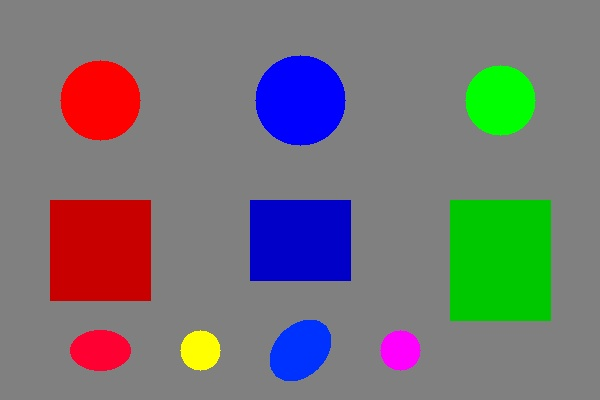
#> input picture test_images/original/images/color_test.jpg, 600 x 400 px
$ python color_detection.py
#> lines starting #> are read from the running program, lines starting #| are printed output that depends on the picture; after the words box and inside, x2 and y2 are one past the last pixel; in counts of white or black regions, pixels touching at a corner belong together
### src/utils.py
"""
公共工具模块
提供图像读取、保存、创建对比图等通用功能
"""

import cv2
import os
import numpy as np


def read_image(path):
    """
    安全读取图片文件（支持中文路径）
    :param path: 图片路径
    :return: BGR格式的numpy数组，读取失败返回None
    """
    if not os.path.exists(path):
        print(f"[错误] 图片不存在: {path}")
        return None
    # 使用numpy读取字节流并通过cv2.imdecode解码，避免中文路径问题
    image = cv2.imdecode(np.fromfile(path, dtype=np.uint8), cv2.IMREAD_COLOR)
#> image is the input picture: shape (400, 600, 3); mean B, G, R 118, 115.9, 118.3
    if image is None:
        print(f"[错误] 无法读取图片: {path}")
        return None
    return image


def save_image(path, image):
    """
    保存图片到指定路径（支持中文路径）
    :param path: 保存路径
    :param image: 要保存的图像
    :return: 是否保存成功
    """
    if image is None:
        print(f"[保存失败] 图像为空: {path}")
        return False
    directory = os.path.dirname(path)
    if directory and not os.path.exists(directory):
        os.makedirs(directory, exist_ok=True)
    # 使用imencode+tofile方式保存，兼容中文路径
    ext = os.path.splitext(path)[1].lower()
    encode_params = [cv2.IMWRITE_JPEG_QUALITY, 95] if ext in ('.jpg', '.jpeg') else []
    success, encoded = cv2.imencode(ext, image, encode_params)
    if success:
        encoded.tofile(path)
        print(f"[保存成功] {path}")
        return True
    else:
        print(f"[保存失败] {path}")
        return False


def create_comparison_image(images, titles, cols=2):
    """
    将多张图片按网格拼接成对比图
    :param images: 图像列表
    :param titles: 每张图像的标题列表
    :param cols: 每行显示的列数
    :return: 拼接后的对比图
    """
    n = len(images)
    rows = (n + cols - 1) // cols

    # 统一图像尺寸
    target_h, target_w = 0, 0
    for img in images:
        h, w = img.shape[:2]
        target_h = max(target_h, h)
        target_w = max(target_w, w)

    canvas = np.zeros((rows * target_h, cols * target_w, 3), dtype=np.uint8)
    font = cv2.FONT_HERSHEY_SIMPLEX

    for i, (img, title) in enumerate(zip(images, titles)):
        row = i // cols
        col = i % cols

        # 统一为3通道
        if len(img.shape) == 2:
            img_color = cv2.cvtColor(img, cv2.COLOR_GRAY2BGR)
        else:
            img_color = img.copy()

        # 等比例缩放
        ih, iw = img_color.shape[:2]
        scale = min(target_w / iw, target_h / ih)
        new_w, new_h = int(iw * scale), int(ih * scale)
        resized = cv2.resize(img_color, (new_w, new_h))

        # 居中放置
        y_offset = (target_h - new_h) // 2
        x_offset = (target_w - new_w) // 2
        canvas[row * target_h + y_offset: row * target_h + y_offset + new_h,
               col * target_w + x_offset: col * target_w + x_offset + new_w] = resized

        # 绘制标题背景条（深灰色半透明），保证任何背景上标题都清晰
        text_size, _ = cv2.getTextSize(title, font, 0.7, 2)
        tw, th = text_size
        bar_h = th + 16
        bar_x1 = col * target_w
        bar_y1 = row * target_h
        bar_x2 = min(canvas.shape[1], bar_x1 + tw + 20)
        bar_y2 = min(canvas.shape[0], bar_y1 + bar_h)
        cv2.rectangle(canvas, (bar_x1, bar_y1), (bar_x2, bar_y2), (40, 40, 40), -1)
        # 添加标题（黄色字体+黑色描边）
        title_pos = (bar_x1 + 10, bar_y1 + th + 5)
        cv2.putText(canvas, title, title_pos, font, 0.7, (0, 0, 0), 4)  # 黑色描边
        cv2.putText(canvas, title, title_pos, font, 0.7, (0, 255, 255), 2)  # 黄色字体

    return canvas

### src/task2_color_detection/color_detection.py
"""
任务二：颜色阈值色块识别
实现功能：
1. 基于HSV颜色空间实现红/蓝色目标分割
2. 使用形态学腐蚀、膨胀去除噪点
3. 筛选有效目标轮廓并标注坐标、面积信息
4. 输出处理过程和最终识别结果对比图
"""

import cv2
import os
import sys
import numpy as np

sys.path.append(os.path.join(os.path.dirname(__file__), '..', '..'))
from src.utils import read_image, save_image, create_comparison_image


# HSV颜色空间中红色和蓝色的阈值范围
# 参考：OpenCV官方HSV颜色空间文档 https://docs.opencv.org/4.x/df/d9d/tutorial_py_colorspaces.html
COLOR_RANGES = {
    'red': [
        # 红色在HSV中跨越0度/360度边界，需要两段范围
        {'lower': np.array([0, 120, 100]), 'upper': np.array([10, 255, 255])},
        {'lower': np.array([160, 120, 100]), 'upper': np.array([180, 255, 255])}
    ],
    'blue': [
        {'lower': np.array([100, 120, 100]), 'upper': np.array([130, 255, 255])}
    ]
}


def hsv_color_threshold(image, color_name):
    """
    在HSV空间中对指定颜色进行阈值分割
    :param image: BGR格式彩色图像
    :param color_name: 颜色名称 'red' 或 'blue'
    :return: 二值化掩码图，目标区域为白色255
    """
#> called with color_name = 'red'
    hsv = cv2.cvtColor(image, cv2.COLOR_BGR2HSV)
#> hsv: shape (400, 600, 3); mean H, S, V 23.1, 58, 149.1
    mask = np.zeros(hsv.shape[:2], dtype=np.uint8)
    for rng in COLOR_RANGES.get(color_name, []):
        mask = cv2.bitwise_or(mask, cv2.inRange(hsv, rng['lower'], rng['upper']))
#> this loop made 2 passes
#> pass 1, in hsv_color_threshold, `mask = cv2.bitwise_or(mask, cv2.inRange(hsv, rng['lower'], rng['upper'..`:
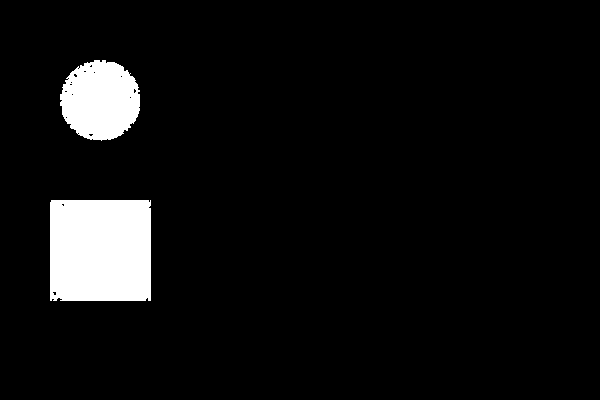
#> mask: shape (400, 600); 6.3% white; 2 white regions, box (x1, y1, x2, y2) and area: (50, 200, 151, 301) 10166, (60, 60, 140, 141) 4995
    return mask


def morphological_process(mask, kernel_size=5, iterations=2):
    """
    形态学处理：先腐蚀去除小噪点，再膨胀恢复目标区域
    :param mask: 二值掩码图
    :param kernel_size: 结构元素大小
    :param iterations: 迭代次数
    :return: 处理后的掩码图
    """
#> called with kernel_size = 5, iterations = 2
    kernel = cv2.getStructuringElement(cv2.MORPH_RECT, (kernel_size, kernel_size))
    # 开运算：先腐蚀后膨胀，去除噪点并平滑边界
    opened = cv2.morphologyEx(mask, cv2.MORPH_OPEN, kernel, iterations=iterations)
#> opened: shape (400, 600); 7.2% white; 3 white regions
    # 闭运算：先膨胀后腐蚀，填补小孔洞
    closed = cv2.morphologyEx(opened, cv2.MORPH_CLOSE, kernel, iterations=iterations)
    return closed


def detect_color_targets(image, color_name, min_area=200):
    """
    检测图像中指定颜色的目标，返回标注后的图像和目标信息
    :param image: BGR格式彩色图像
    :param color_name: 'red' 或 'blue'
    :param min_area: 最小有效面积，过滤噪点
    :return: (标注图, 目标信息列表)
    """
    mask = hsv_color_threshold(image, color_name)
    processed_mask = morphological_process(mask)

    # 查找轮廓
    contours, _ = cv2.findContours(processed_mask, cv2.RETR_EXTERNAL, cv2.CHAIN_APPROX_SIMPLE)
#> contours = 3 contours; box (x1, y1, x2, y2) and area: (50, 200, 151, 301) 10000, (60, 60, 140, 140) 5008, (70, 330, 131, 372) 1934

    result_image = image.copy()
    targets = []
    color_bgr = (0, 0, 255) if color_name == 'red' else (255, 0, 0)

    for i, cnt in enumerate(contours):
        area = cv2.contourArea(cnt)
        if area < min_area:
            continue

        # 计算外接矩形和最小外接矩形
        x, y, w, h = cv2.boundingRect(cnt)
        center_x, center_y = x + w // 2, y + h // 2

        # 拟合旋转矩形，获取角度信息
        if len(cnt) >= 5:
            rect = cv2.minAreaRect(cnt)
            angle = rect[2]
        else:
            angle = 0.0

        targets.append({
            'id': i + 1,
            'color': color_name,
            'area': int(area),
            'center': (center_x, center_y),
            'bbox': (x, y, w, h),
            'angle': round(angle, 2)
        })

        # 绘制轮廓、外接矩形和中心点
        cv2.drawContours(result_image, [cnt], -1, color_bgr, 2)
        cv2.rectangle(result_image, (x, y), (x + w, y + h), (0, 255, 0), 2)
        cv2.circle(result_image, (center_x, center_y), 5, (0, 255, 255), -1)

        # 标注信息（增加深色背景条，确保文字在任何背景色上都清晰可读）
        h_img, w_img = result_image.shape[:2]
        label = f"{color_name.upper()}#{i+1} A:{int(area)} C:({center_x},{center_y})"
        font = cv2.FONT_HERSHEY_SIMPLEX
        text_size, _ = cv2.getTextSize(label, font, 0.45, 2)
        tw, th = text_size
        # 默认放在外接矩形上方
        label_x = max(2, x)
        label_y = max(th + 5, y - 5)
        # 如果上方空间不足，则放在矩形内部
        if label_y < th + 10:
            label_y = y + th + 5
        # 避免超出右边界
        if label_x + tw > w_img:
            label_x = max(2, w_img - tw - 2)
        # 绘制深色背景条（确保文字在任何背景色上都清晰）
        bg_x1 = max(0, label_x - 3)
        bg_y1 = max(0, label_y - th - 5)
        bg_x2 = min(w_img, label_x + tw + 3)
        bg_y2 = min(h_img, label_y + 5)
        cv2.rectangle(result_image, (bg_x1, bg_y1), (bg_x2, bg_y2), (30, 30, 30), -1)
        cv2.putText(result_image, label, (label_x, label_y),
                    font, 0.45, color_bgr, 2)
#> this loop made 3 passes
#> (area, x, y, w, h, center_y, rect, angle) on passes 1, 3: (1934.5, 70, 330, 61, 42, 351, ((100, 350.5), (41, 60), -90), -90), (5007.5, 60, 60, 80, 80, 100, ((99.5, 99.5), (79, 79), -90), -90)
#> (cnt, area, x, y, w, h, center_y, angle) on pass 2: ([[50, 200], [50, 300], [150, 300], [150, 200]], 10000, 50, 200, 101, 101, 250, 0)
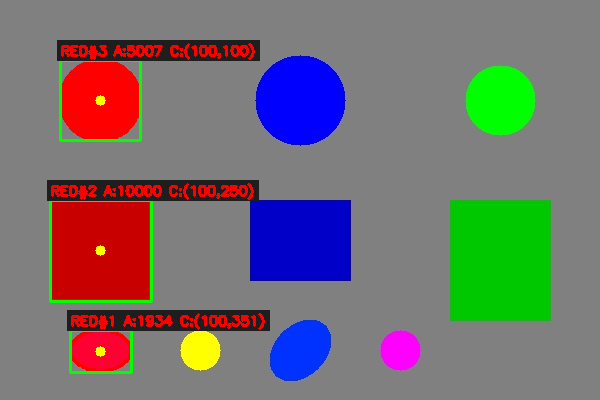
#> result_image: shape (400, 600, 3); 6.95% of pixels changed, all inside (x1, y1, x2, y2) = (47, 40, 270, 374)
#> after the loop, targets = 3 items

    return result_image, targets, mask, processed_mask


def color_detection_pipeline(image_path, output_dir, min_area=200):
    """
    颜色检测主流程：分别识别红色和蓝色目标，保存处理过程和结果
    :param image_path: 输入图片路径
    :param output_dir: 结果输出目录
    :param min_area: 最小有效面积
    """
    original = read_image(image_path)
    if original is None:
        return

    red_result, red_targets, red_mask, red_processed = detect_color_targets(original, 'red', min_area)
#> red_targets = 3 items
    blue_result, blue_targets, blue_mask, blue_processed = detect_color_targets(original, 'blue', min_area)
#> call 2 of detect_color_targets, with color_name = 'blue', min_area = 200
#> the loop in hsv_color_threshold (call 2), `for rng in COLOR_RANGES.get(color_name, []):` made 1 pass
#> pass 1, in hsv_color_threshold (call 2), `mask = cv2.bitwise_or(mask, cv2.inRange(hsv, rng['lower'], rng['upper'..`:
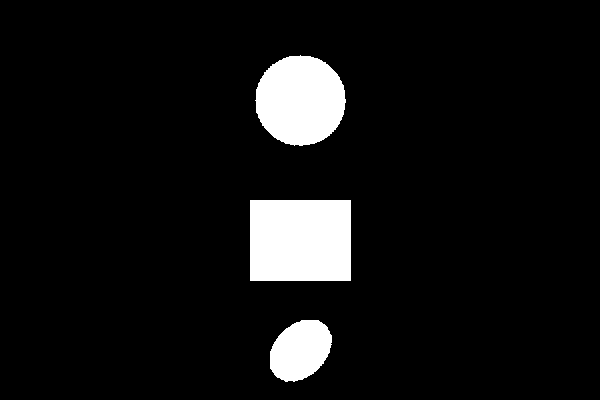
#> mask: shape (400, 600); 7.3% white; 3 white regions, box (x1, y1, x2, y2) and area: (250, 200, 351, 281) 8181, (255, 55, 346, 146) 6418, (270, 320, 332, 382) 2883
#> in morphological_process (call 2), `opened = cv2.morphologyEx(mask, cv2.MORPH_OPEN, kernel, iterations=ite..`: opened: shape (400, 600); 7.3% white; 3 white regions
#> in detect_color_targets (call 2), `contours, _ = cv2.findContours(processed_mask, cv2.RETR_EXTERNAL, cv2...`: contours = 3 contours; box (x1, y1, x2, y2) and area: (250, 200, 351, 281) 8000, (256, 56, 345, 145) 6274, (270, 320, 331, 381) 2780
#> the loop in detect_color_targets (call 2), `for i, cnt in enumerate(contours):` made 3 passes
#> (area, x, y, w, h, center_y, rect, angle) on passes 1, 3: (2780.5, 270, 320, 61, 61, 350, ((300, 350), (60, 60), -90), -90), (6274.5, 256, 56, 89, 89, 100, ((300, 100), (88, 88), -90), -90)
#> (cnt, area, x, y, w, h, center_y, angle) on pass 2: ([[250, 200], [250, 280], [350, 280], [350, 200]], 8000, 250, 200, 101, 81, 240, 0)
#> after the loop in detect_color_targets (call 2), `for i, cnt in enumerate(contours):`:
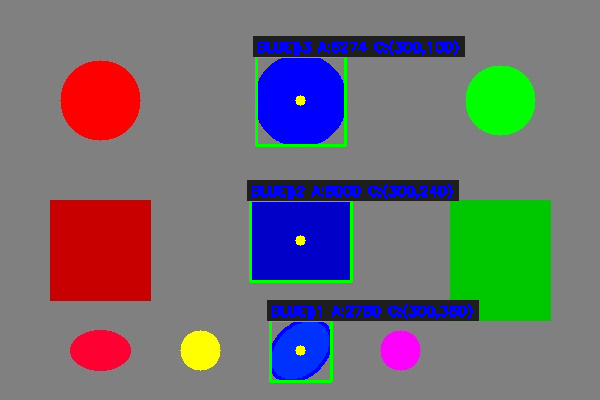
#> result_image: shape (400, 600, 3); 7.18% of pixels changed, all inside (x1, y1, x2, y2) = (247, 36, 479, 383)
#> blue_targets = 3 items

    # 合并红蓝识别结果
    combined = original.copy()
    cv2.addWeighted(red_result, 0.5, blue_result, 0.5, 0, combined)
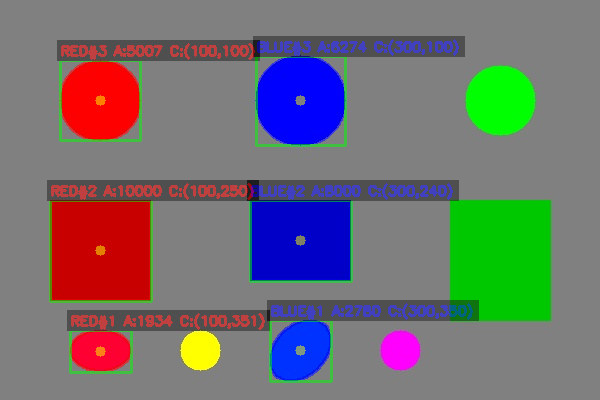
#> combined: shape (400, 600, 3); 13.95% of pixels changed, all inside (x1, y1, x2, y2) = (47, 36, 479, 383)
    combined = cv2.addWeighted(original, 0.3, combined, 0.7, 0)

    base_name = os.path.splitext(os.path.basename(image_path))[0]

    # 保存中间过程和最终结果
    save_image(os.path.join(output_dir, f"{base_name}_red_mask.jpg"), red_mask)
#> in save_image, `encode_params = [cv2.IMWRITE_JPEG_QUALITY, 95] if ext in ('.jpg', '.jp..`: encode_params = [1, 95]
#> in save_image, `success, encoded = cv2.imencode(ext, image, encode_params)`: encoded = 7274 values, max 255 at index 0, min 0 at index 4, mean 114.6
    save_image(os.path.join(output_dir, f"{base_name}_red_processed.jpg"), red_processed)
    save_image(os.path.join(output_dir, f"{base_name}_red_result.jpg"), red_result)
    save_image(os.path.join(output_dir, f"{base_name}_blue_mask.jpg"), blue_mask)
    save_image(os.path.join(output_dir, f"{base_name}_blue_processed.jpg"), blue_processed)
    save_image(os.path.join(output_dir, f"{base_name}_blue_result.jpg"), blue_result)
    save_image(os.path.join(output_dir, f"{base_name}_combined.jpg"), combined)

    # 生成红蓝检测对比图
    red_comparison = create_comparison_image(
        [original, red_mask, red_processed, red_result],
        ["Original", "Red Mask", "Red Morphology", "Red Result"],
        cols=2
    )
#> in create_comparison_image, `n = len(images)`: n = 4
#> in create_comparison_image, `rows = (n + cols - 1) // cols`: rows = 2
#> the loop in create_comparison_image, `for img in images:` made 4 passes
#> in create_comparison_image, `font = cv2.FONT_HERSHEY_SIMPLEX`: font = 0
#> the loop in create_comparison_image, `for i, (img, title) in enumerate(zip(images, titles)):` made 4 passes
#> (title, row, col, text_size, tw, bar_x1, bar_y1, bar_x2) on passes 1 to 4: ('Original', 0, 0, (83, 16), 83, 0, 0, 103), ('Red Mask', 0, 1, (108, 16), 108, 600, 0, 728), ('Red Morphology', 1, 0, (176, 16), 176, 0, 400, 196), ('Red Result', 1, 1, (120, 16), 120, 600, 400, 740)
#> after the loop in create_comparison_image, `for i, (img, title) in enumerate(zip(images, titles)):`:
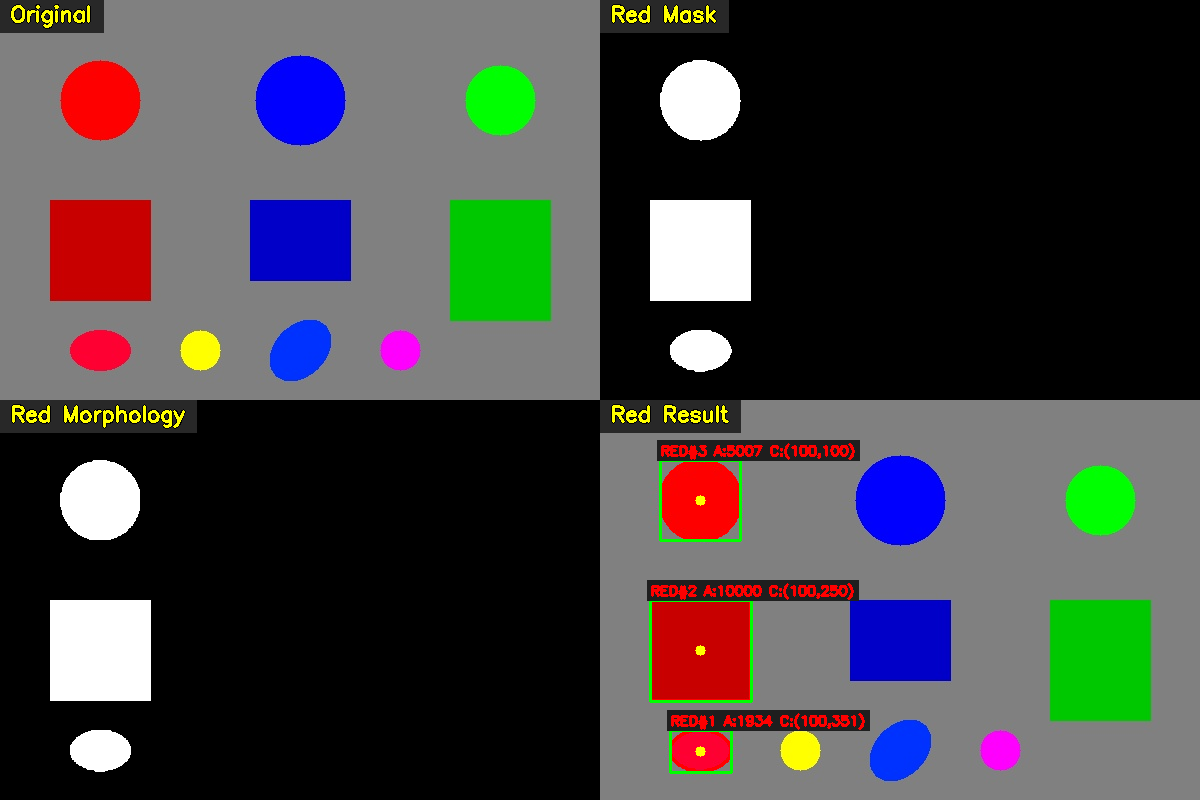
#> canvas: shape (800, 1200, 3); mean B, G, R 65.9, 66.5, 68.1
    save_image(os.path.join(output_dir, f"{base_name}_red_comparison.jpg"), red_comparison)

    blue_comparison = create_comparison_image(
        [original, blue_mask, blue_processed, blue_result],
        ["Original", "Blue Mask", "Blue Morphology", "Blue Result"],
        cols=2
    )
#> call 2 of create_comparison_image, with cols = 2
#> the loop in create_comparison_image (call 2), `for img in images:` made 4 passes
#> the loop in create_comparison_image (call 2), `for i, (img, title) in enumerate(zip(images, titles)):` made 4 passes
#> (title, row, col, text_size, tw, bar_x1, bar_y1, bar_x2) on passes 1 to 4: ('Original', 0, 0, (83, 16), 83, 0, 0, 103), ('Blue Mask', 0, 1, (113, 16), 113, 600, 0, 733), ('Blue Morphology', 1, 0, (182, 16), 182, 0, 400, 202), ('Blue Result', 1, 1, (126, 16), 126, 600, 400, 746)
#> after the loop in create_comparison_image (call 2), `for i, (img, title) in enumerate(zip(images, titles)):`:
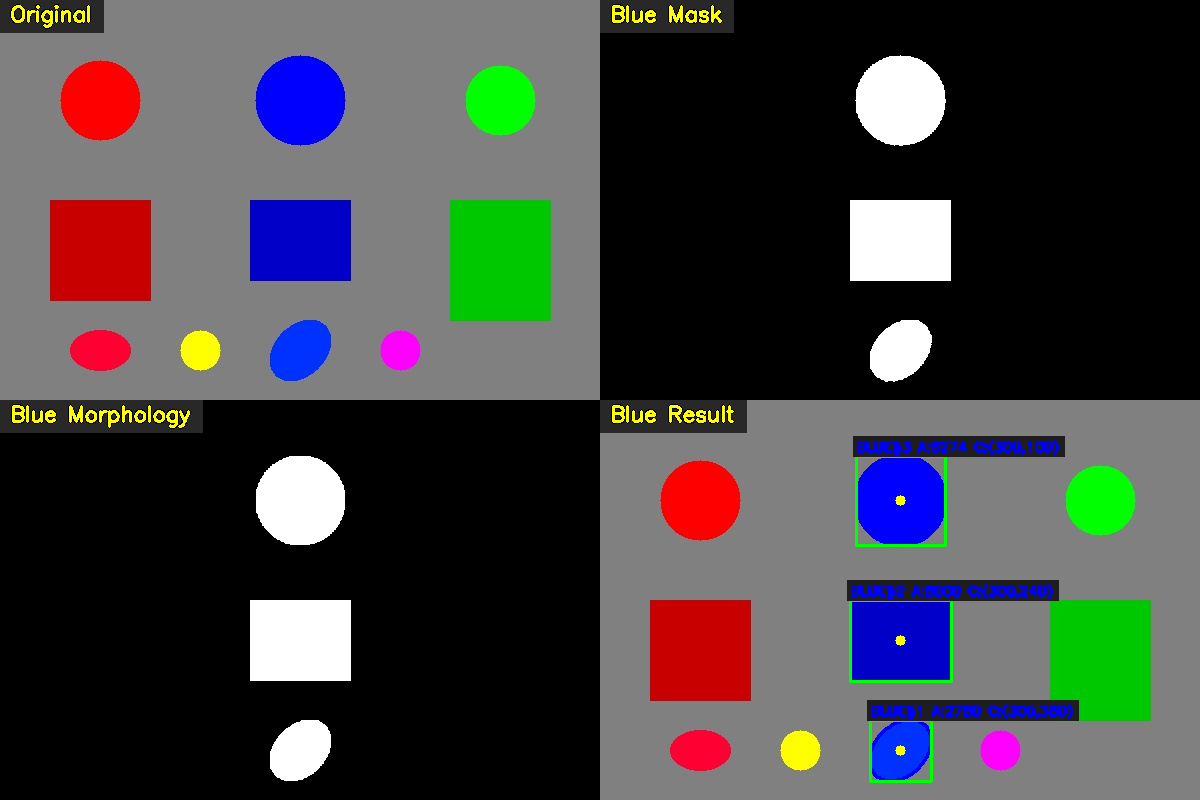
#> canvas: shape (800, 1200, 3); mean B, G, R 67.1, 66.5, 67.2
    save_image(os.path.join(output_dir, f"{base_name}_blue_comparison.jpg"), blue_comparison)

    # 打印目标信息
    print(f"\n===== {base_name} 颜色检测结果 =====")
    print(f"红色目标数量：{len(red_targets)}")
#| 红色目标数量：3
    for t in red_targets:
        print(f"  #{t['id']} 面积={t['area']} 中心={t['center']} 角度={t['angle']}°")
#> this loop made 3 passes
#|   #1 面积=1934 中心=(100, 351) 角度=-90.0°
#|   #2 面积=10000 中心=(100, 250) 角度=0.0°
#|   #3 面积=5007 中心=(100, 100) 角度=-90.0°
    print(f"蓝色目标数量：{len(blue_targets)}")
#| 蓝色目标数量：3
    for t in blue_targets:
        print(f"  #{t['id']} 面积={t['area']} 中心={t['center']} 角度={t['angle']}°")


if __name__ == "__main__":
    # 基于当前文件位置计算项目根目录，支持从任意目录运行
    project_root = os.path.dirname(os.path.dirname(os.path.dirname(os.path.abspath(__file__))))
    input_image = os.path.join(project_root, "test_images", "original", "images", "color_test.jpg")
    output_dir = os.path.join(project_root, "test_images", "results", "task2")
    color_detection_pipeline(input_image, output_dir)
